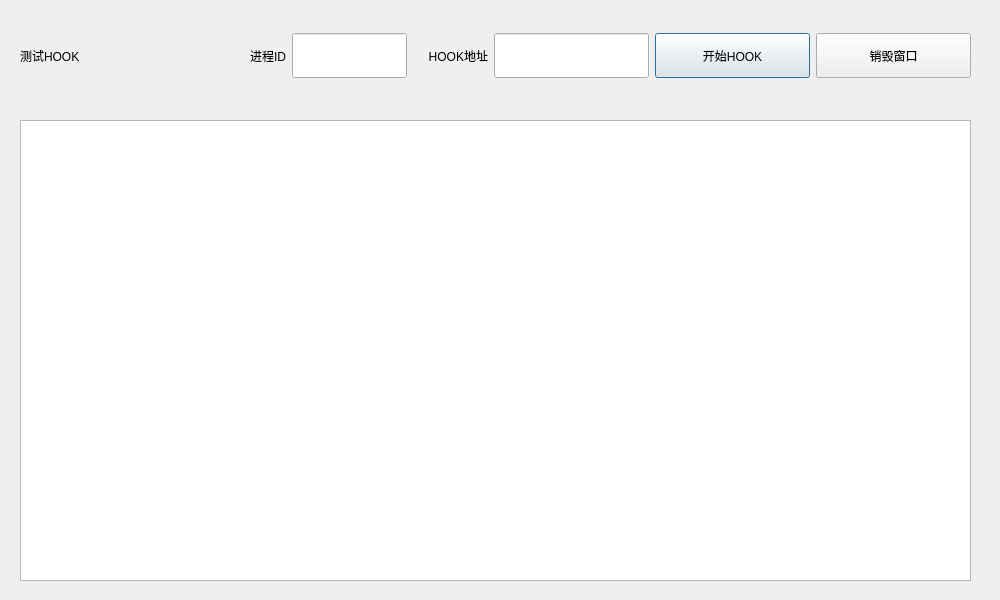
<?xml version="1.0" encoding="UTF-8"?>
<ui version="4.0">
 <class>MsgFilterWindow</class>
 <widget class="QDialog" name="MsgFilterWindow">
  <property name="geometry">
   <rect>
    <x>0</x>
    <y>0</y>
    <width>1000</width>
    <height>600</height>
   </rect>
  </property>
  <property name="minimumSize">
   <size>
    <width>1000</width>
    <height>600</height>
   </size>
  </property>
  <property name="maximumSize">
   <size>
    <width>1000</width>
    <height>600</height>
   </size>
  </property>
  <property name="windowTitle">
   <string>Dialog</string>
  </property>
  <widget class="QWidget" name="horizontalLayoutWidget">
   <property name="geometry">
    <rect>
     <x>20</x>
     <y>20</y>
     <width>951</width>
     <height>71</height>
    </rect>
   </property>
   <layout class="QHBoxLayout" name="horizontalLayout">
    <item>
     <widget class="QLabel" name="label_3">
      <property name="text">
       <string>测试HOOK</string>
      </property>
     </widget>
    </item>
    <item>
     <widget class="QLabel" name="label_2">
      <property name="minimumSize">
       <size>
        <width>75</width>
        <height>45</height>
       </size>
      </property>
      <property name="maximumSize">
       <size>
        <width>75</width>
        <height>45</height>
       </size>
      </property>
      <property name="text">
       <string>进程ID</string>
      </property>
      <property name="alignment">
       <set>Qt::AlignRight|Qt::AlignTrailing|Qt::AlignVCenter</set>
      </property>
     </widget>
    </item>
    <item>
     <widget class="QLineEdit" name="lineEdit_processId">
      <property name="minimumSize">
       <size>
        <width>115</width>
        <height>45</height>
       </size>
      </property>
      <property name="maximumSize">
       <size>
        <width>115</width>
        <height>45</height>
       </size>
      </property>
     </widget>
    </item>
    <item>
     <widget class="QLabel" name="label">
      <property name="minimumSize">
       <size>
        <width>75</width>
        <height>45</height>
       </size>
      </property>
      <property name="maximumSize">
       <size>
        <width>75</width>
        <height>45</height>
       </size>
      </property>
      <property name="text">
       <string>HOOK地址</string>
      </property>
      <property name="alignment">
       <set>Qt::AlignRight|Qt::AlignTrailing|Qt::AlignVCenter</set>
      </property>
     </widget>
    </item>
    <item>
     <widget class="QLineEdit" name="lineEdit_processAddress">
      <property name="minimumSize">
       <size>
        <width>155</width>
        <height>45</height>
       </size>
      </property>
      <property name="maximumSize">
       <size>
        <width>155</width>
        <height>45</height>
       </size>
      </property>
     </widget>
    </item>
    <item>
     <widget class="QPushButton" name="pushButton_startHook">
      <property name="minimumSize">
       <size>
        <width>155</width>
        <height>45</height>
       </size>
      </property>
      <property name="maximumSize">
       <size>
        <width>155</width>
        <height>45</height>
       </size>
      </property>
      <property name="text">
       <string>开始HOOK</string>
      </property>
     </widget>
    </item>
    <item>
     <widget class="QPushButton" name="pushButton_destroyWindow">
      <property name="minimumSize">
       <size>
        <width>155</width>
        <height>45</height>
       </size>
      </property>
      <property name="maximumSize">
       <size>
        <width>155</width>
        <height>45</height>
       </size>
      </property>
      <property name="text">
       <string>销毁窗口</string>
      </property>
     </widget>
    </item>
   </layout>
  </widget>
  <widget class="QTableWidget" name="tableWidget_msgList">
   <property name="geometry">
    <rect>
     <x>20</x>
     <y>120</y>
     <width>951</width>
     <height>461</height>
    </rect>
   </property>
  </widget>
 </widget>
 <resources/>
 <connections/>
</ui>
